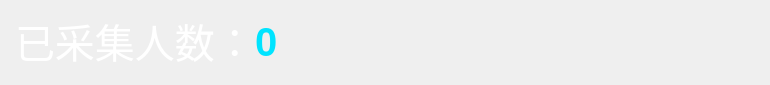
    <widget class="QWidget" name="widget_colectedPPLcount" native="true">
     <property name="geometry">
      <rect>
       <x>15</x>
       <y>368</y>
       <width>770</width>
       <height>85</height>
      </rect>
     </property>
     <property name="focusPolicy">
      <enum>Qt::NoFocus</enum>
     </property>
     <property name="styleSheet">
      <string notr="true">#widget_time{image: url(:/3实时登机/Images/3实时登机/3.0-3.2/起飞时间.png);}</string>
     </property>
     <widget class="QSplitter" name="splitter_3">
      <property name="geometry">
       <rect>
        <x>15</x>
        <y>15</y>
        <width>440</width>
        <height>50</height>
       </rect>
      </property>
      <property name="sizePolicy">
       <sizepolicy hsizetype="Preferred" vsizetype="Preferred">
        <horstretch>0</horstretch>
        <verstretch>0</verstretch>
       </sizepolicy>
      </property>
      <property name="minimumSize">
       <size>
        <width>0</width>
        <height>0</height>
       </size>
      </property>
      <property name="maximumSize">
       <size>
        <width>440</width>
        <height>50</height>
       </size>
      </property>
      <property name="focusPolicy">
       <enum>Qt::NoFocus</enum>
      </property>
      <property name="orientation">
       <enum>Qt::Horizontal</enum>
      </property>
      <property name="handleWidth">
       <number>0</number>
      </property>
      <widget class="QLabel" name="label_1text">
       <property name="sizePolicy">
        <sizepolicy hsizetype="Preferred" vsizetype="Preferred">
         <horstretch>0</horstretch>
         <verstretch>0</verstretch>
        </sizepolicy>
       </property>
       <property name="minimumSize">
        <size>
         <width>240</width>
         <height>0</height>
        </size>
       </property>
       <property name="maximumSize">
        <size>
         <width>240</width>
         <height>50</height>
        </size>
       </property>
       <property name="font">
        <font>
         <pointsize>30</pointsize>
        </font>
       </property>
       <property name="focusPolicy">
        <enum>Qt::NoFocus</enum>
       </property>
       <property name="styleSheet">
        <string notr="true">color: rgb(255, 255, 255);</string>
       </property>
       <property name="text">
        <string>已采集人数：</string>
       </property>
       <property name="alignment">
        <set>Qt::AlignLeading|Qt::AlignLeft|Qt::AlignVCenter</set>
       </property>
      </widget>
      <widget class="QLabel" name="label_countColected">
       <property name="minimumSize">
        <size>
         <width>100</width>
         <height>50</height>
        </size>
       </property>
       <property name="maximumSize">
        <size>
         <width>200</width>
         <height>50</height>
        </size>
       </property>
       <property name="font">
        <font>
         <pointsize>30</pointsize>
         <weight>75</weight>
         <bold>true</bold>
        </font>
       </property>
       <property name="focusPolicy">
        <enum>Qt::NoFocus</enum>
       </property>
       <property name="styleSheet">
        <string notr="true">color: rgb(0, 228, 255);</string>
       </property>
       <property name="lineWidth">
        <number>-5</number>
       </property>
       <property name="text">
        <string>0</string>
       </property>
       <property name="textFormat">
        <enum>Qt::AutoText</enum>
       </property>
       <property name="alignment">
        <set>Qt::AlignBottom|Qt::AlignLeading|Qt::AlignLeft</set>
       </property>
      </widget>
     </widget>
    </widget>
